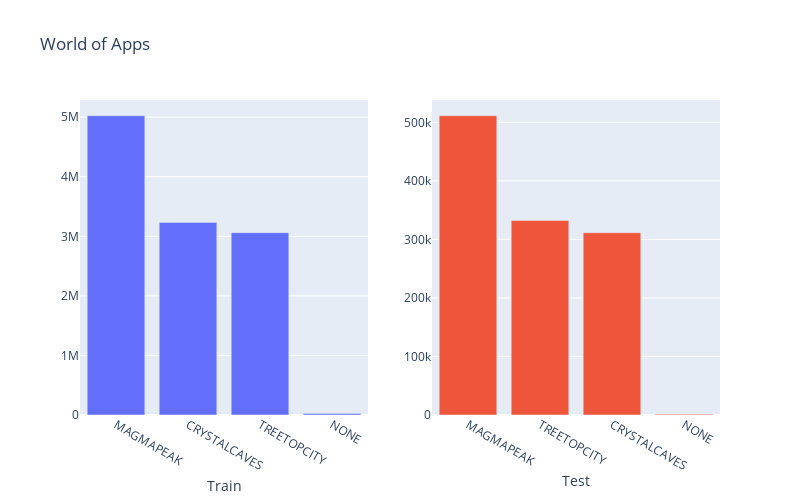

This figure's notebook cell:
### Code cell
fig = make_subplots(rows=1, cols=2, specs=[[{'type':'xy'}, {'type':'xy'}]])

fig.add_trace(
    go.Bar(y=train_worlds.values, x=train_worlds.index),
    row=1, col=1
)

fig.add_trace(
    go.Bar(y=test_worlds.values, x=test_worlds.index),
    row=1, col=2
)

fig.update_layout(
    title_text="World of Apps",
    height=500, width=800, showlegend=False)

fig['layout']['xaxis1'].update(title='Train')
fig['layout']['xaxis2'].update(title='Test')

fig.show()

### Figure 1 — Plotly figure (JSON) as saved in the notebook; plotly's stock layout.template omitted (floating-point values rounded to 4 significant figures)
{"data": [{"type": "bar", "x": ["MAGMAPEAK", "CRYSTALCAVES", "TREETOPCITY", "NONE"], "xaxis": "x", "y": [5023687, 3232546, 3061231, 23578], "yaxis": "y"}, {"type": "bar", "x": ["MAGMAPEAK", "TREETOPCITY", "CRYSTALCAVES", "NONE"], "xaxis": "x2", "y": [511291, 332295, 311387, 1441], "yaxis": "y2"}], "layout": {"height": 500, "showlegend": false, "title": {"text": "World of Apps"}, "width": 800, "xaxis": {"anchor": "y", "domain": [0, 0.45], "title": {"text": "Train"}}, "xaxis2": {"anchor": "y2", "domain": [0.55, 1], "title": {"text": "Test"}}, "yaxis": {"anchor": "x", "domain": [0, 1]}, "yaxis2": {"anchor": "x2", "domain": [0, 1]}}}
